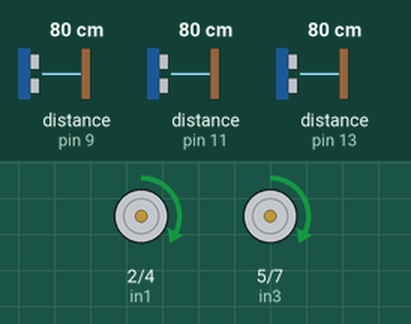
This sketch was run on a simulated Arduino Uno, built with avr-gcc and run on an emulated ATmega328P. Parts: motor-driver pin pairs drawn as motors (green arrow = first pin HIGH = forward, orange = second pin HIGH = backward, longer = more drive, scaled by the enable pin). Wiring (inferred from the names in the program): 3 × ultrasonic range finder: trigger pin 8, echo pin 9 / trigger pin 10, echo pin 11 / trigger pin 12, echo pin 13. The inputs (shaded band) are chosen by the test bench; at power-on: distance to the obstacle (sensors on pin 11, pin 9, pin 13) 80 cm. The echo pulse lasts 58.3 µs per cm.

Above: at 1.2 s.
1.3 s: distance to the obstacle (sensor on pin 11) set to 12 cm
2.8 s: distance to the obstacle (sensor on pin 11) set to 9 cm
At 3.1 s:
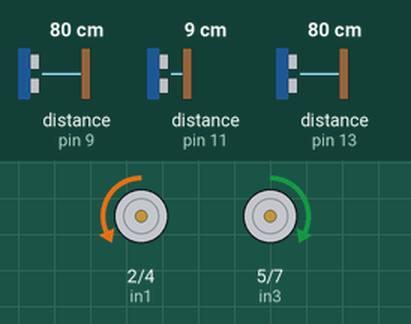
5.8 s: distance to the obstacle (sensor on pin 9) set to 77 cm
At 6.2 s:
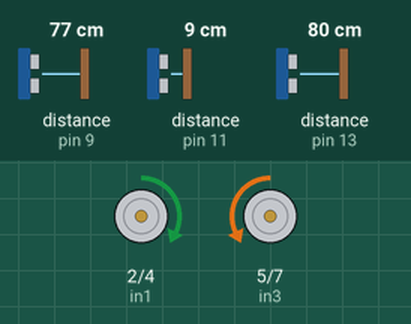
8.8 s: distance to the obstacle (sensor on pin 13) set to 72 cm
At 9.3 s:
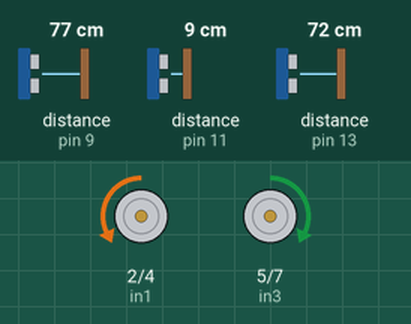
11.8 s: distance to the obstacle (sensor on pin 9) set to 2 cm
At 12.4 s:
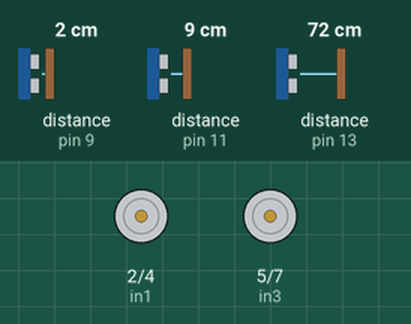
14.8 s: distance to the obstacle (sensor on pin 9) set to 18 cm
At 16.9 s:
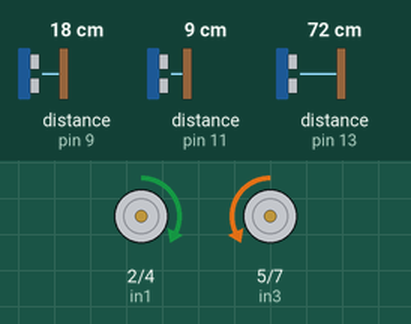
Timing chart, 0 to 18.4 s (numbered marks = the images above; inputs shaded):
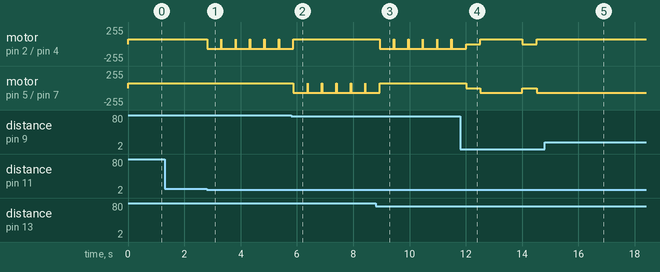

The sketch:

Bot_Code.ino
```cpp
int trigPinl = 8;
int echoPinl = 9;
int trigPinc = 10;
int echoPinc = 11;
int trigPinr = 12;
int echoPinr = 13;
int enA = 3;
int in1 = 2;
int in2 = 4;
int enB = 6;
int in3 = 5;
int in4 = 7;
int sp = 70;
long durationl, durationc, durationr;
long lcm = 0, ccm = 0, rcm = 0;

void setup() {
  Serial.begin(9600);

  pinMode(trigPinl, OUTPUT);
  pinMode(echoPinl, INPUT);
  pinMode(trigPinc, OUTPUT);
  pinMode(echoPinc, INPUT);
  pinMode(trigPinr, OUTPUT);
  pinMode(echoPinr, INPUT);

  // Motor driver pins setup
  pinMode(enA, OUTPUT);
  pinMode(in1, OUTPUT);
  pinMode(in2, OUTPUT);
  pinMode(enB, OUTPUT);
  pinMode(in3, OUTPUT);
  pinMode(in4, OUTPUT);
}

void loop() {
  digitalWrite(trigPinl, LOW);
  delayMicroseconds(5);
  digitalWrite(trigPinl, HIGH);
  delayMicroseconds(10);
  digitalWrite(trigPinl, LOW);

  durationl = pulseIn(echoPinl, HIGH);
  lcm = (durationl / 2) / 29.1;

  digitalWrite(trigPinc, LOW);
  delayMicroseconds(5);
  digitalWrite(trigPinc, HIGH);
  delayMicroseconds(10);
  digitalWrite(trigPinc, LOW);

  durationc = pulseIn(echoPinc, HIGH);
  ccm = (durationc / 2) / 29.1;

  digitalWrite(trigPinr, LOW);
  delayMicroseconds(5);
  digitalWrite(trigPinr, HIGH);
  delayMicroseconds(10);
  digitalWrite(trigPinr, LOW);

  durationr = pulseIn(echoPinr, HIGH);
  rcm = (durationr / 2) / 29.1;

  if (lcm >= 15 && rcm >= 15 && ccm >= 10) {
    moveForward();
  }
  else if (lcm >= 15 && rcm <= 15 && ccm >= 10) {
    turnRight();
  }
  else if (lcm <= 15 && rcm >= 15 && ccm >= 10) {
    turnRight();
  }
  else if (lcm >= 15 && rcm >= 15 && ccm <= 10) {
    if (lcm < rcm) {
      turnRight();
      delay(500);
      moveForward();
      }
    else {
      turnLeft();
      delay(500);
      moveForward();
    }
  }
  else if (lcm <= 15 && rcm >= 15 && ccm <= 10) {
    stopBot();
    delay(500);
    turnRight();
    delay(1500);
  }
  else if (lcm >= 15 && rcm <= 15 && ccm <= 10) {
    stopBot();
    delay(500);
    turnLeft();
    delay(1500);
  }
  else if (lcm <= 15 && rcm <= 15 && ccm >= 10) {
    if (lcm < rcm) {
      turnRight();
      delay(500);
      moveForward();
      }
    else {
      turnLeft();
      delay(500);
      moveForward();
    }
  }
  else {
    moveForward();
  }
}

void moveForward() {
  digitalWrite(in1, HIGH);
  digitalWrite(in2, LOW);
  digitalWrite(in3, HIGH);
  digitalWrite(in4, LOW);
  analogWrite(enA, sp);
  analogWrite(enB, sp);
}
void turnLeft() {
  digitalWrite(in1, LOW);
  digitalWrite(in2, HIGH);
  digitalWrite(in3, HIGH);
  digitalWrite(in4, LOW);
  analogWrite(enA, sp);
  analogWrite(enB, sp);
}
void turnRight() {
  digitalWrite(in1, HIGH);
  digitalWrite(in2, LOW);
  digitalWrite(in3, LOW);
  digitalWrite(in4, HIGH);
  analogWrite(enA, sp);
  analogWrite(enB, sp);
}
void stopBot() {
  digitalWrite(in1, LOW);
  digitalWrite(in2, LOW);
  digitalWrite(in3, LOW);
  digitalWrite(in4, LOW);
  analogWrite(enA, 0);
  analogWrite(enB, 0);
}
```

Measured:
- the behaviour switches between 11 and 10 cm on distance to the obstacle (sensor on pin 11) (found by bisection; images 0 and 1)
- the behaviour switches between 80 and 79 cm on distance to the obstacle (sensor on pin 9) (found by bisection; images 1 and 2)
- the behaviour switches between 78 and 77 cm on distance to the obstacle (sensor on pin 13) (found by bisection; images 2 and 3)
- after the input at 1.3 s, every drawn part: stays the same
- after the input at 2.8 s, motor on pin 2 (in1) / pin 4 (in2): alternates forward 70/255 for 0.01 s and backward 70/255 for 0.50 s, starting at once
- after the input at 5.8 s, motor on pin 2 (in1) / pin 4 (in2): goes on until 5.9 s, then stays forward 70/255; motor on pin 5 (in3) / pin 7 (in4): alternates forward 70/255 for 0.01 s and backward 70/255 for 0.50 s, starting after 0.08 s
- after the input at 8.8 s, motor on pin 2 (in1) / pin 4 (in2): alternates forward 70/255 for 0.01 s and backward 70/255 for 0.50 s, starting after 0.15 s; motor on pin 5 (in3) / pin 7 (in4): goes on until 8.9 s, then stays forward 70/255
- after the input at 11.8 s, motor on pin 2 (in1) / pin 4 (in2): alternates forward 70/255 for 1.5 s and stopped for 0.50 s, starting after 0.21 s; motor on pin 5 (in3) / pin 7 (in4): alternates backward 70/255 for 1.5 s and stopped for 0.50 s, starting after 0.21 s
- after the input at 14.8 s, motor on pin 2 (in1) / pin 4 (in2): stops changing and stays forward 70/255; motor on pin 5 (in3) / pin 7 (in4): stops changing and stays backward 70/255
